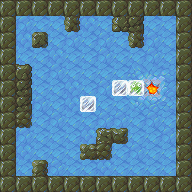

A 2D game scene composited from a Tiled map and its tileset images. What follows is a short description and the map's XML, with each tile layer's data collapsed to a summary:
An orthogonal 12x12 tile map with 16x16 px tiles, 4 tile layers (Bottom, Floor, FloorTop, Blocks), 5 tilesets.

<map version="1.0" orientation="orthogonal" width="12" height="12" tilewidth="16" tileheight="16">
 <tileset firstgid="1" name="ground" tilewidth="16" tileheight="16">
  <image source="assets/tileset-ground.png" width="48" height="16" />
 </tileset>
 <tileset firstgid="4" name="misc" tilewidth="16" tileheight="16">
  <image source="assets/tileset-misc.png" width="64" height="16" />
  <tile id="3">
   <properties>
    <property name="goal" value="true" />
   </properties>
  </tile>
 </tileset>
 <tileset firstgid="8" name="pushblocks" tilewidth="16" tileheight="16">
  <image source="assets/tileset-pushblocks.png" width="48" height="16" />
  <tile id="1">
   <properties>
    <property name="goal" value="true" />
    <property name="sprite" value="assets/frozen.sprite" />
   </properties>
  </tile>
 </tileset>
 <tileset firstgid="11" name="rocks" tilewidth="16" tileheight="16">
  <properties>
   <property name="collision" value="true" />
  </properties>
  <image source="assets/tileset-rocks.png" width="256" height="48" />
 </tileset>
 <tileset firstgid="59" name="slippery" tilewidth="16" tileheight="16">
  <properties>
   <property name="slippery_block" value="true" />
   <property name="slippery_player" value="true" />
  </properties>
  <image source="assets/tileset-slippery.png" width="256" height="48" />
 </tileset>
 <layer name="Bottom" width="12" height="12">
  <data>[144 cells, 144 non-empty, 2 distinct tile ids]</data>
 </layer>
 <layer name="Floor" width="12" height="12">
  <properties>
   <property name="player_offset_y" value="-1" />
   <property name="player_sprite" value="assets/dino.sprite" />
   <property name="start_facing" value="left" />
   <property name="start_x" value="7" />
   <property name="start_y" value="7" />
  </properties>
  <data>[144 cells, 144 non-empty, 12 distinct tile ids]</data>
 </layer>
 <layer name="FloorTop" width="12" height="12">
  <data>[144 cells, 58 non-empty, 11 distinct tile ids]</data>
 </layer>
 <layer name="Blocks" width="12" height="12">
  <data>[144 cells, 3 non-empty, 2 distinct tile ids]</data>
 </layer>
</map>
